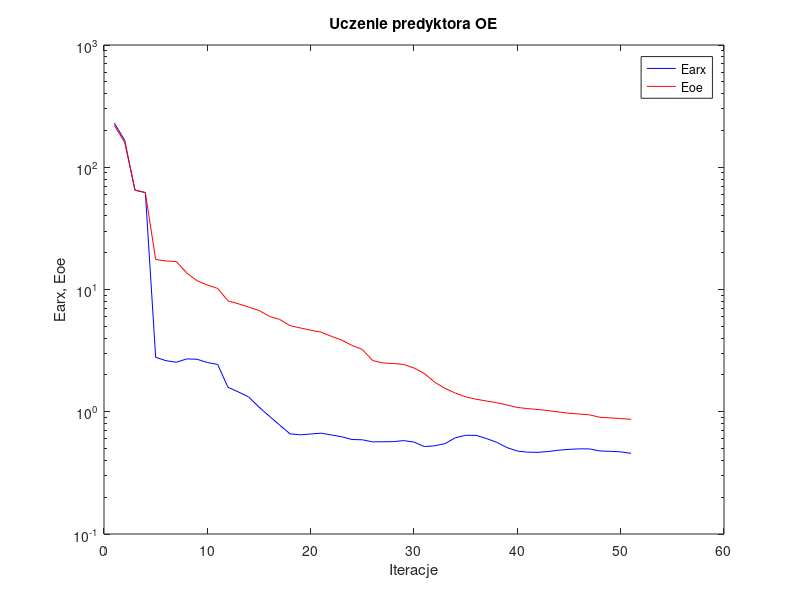
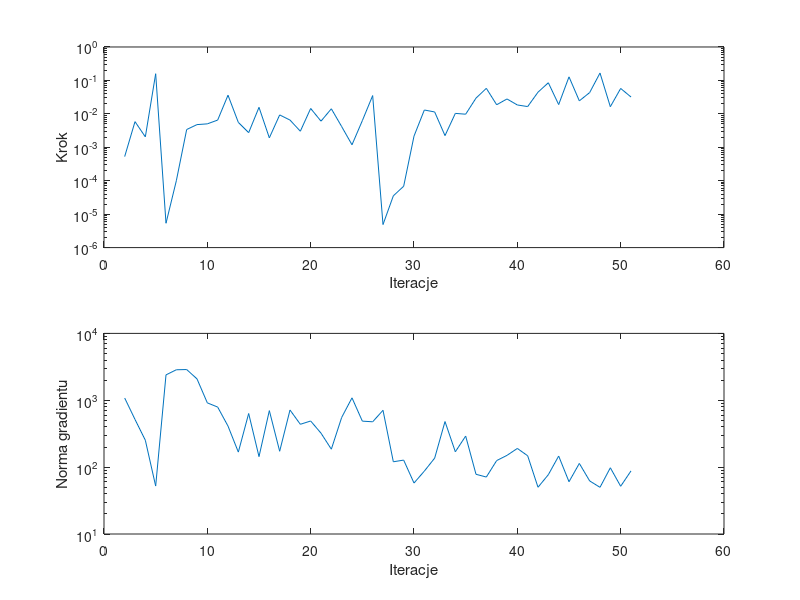

Recreate these plots in MATLAB, in order.
%uczenie predyktora oe
clear all;
n=0; farx(n+1)=2.294828e+002; foe(n+1)=2.198157e+002; wspucz(n+1)=0.000000e+000; ng(n+1)=0.000000e+000;
%odnowa zmiennej metryki
n=1; farx(n+1)=1.664312e+002; foe(n+1)=1.598964e+002; krok(n+1)=5.266656e-004; ng(n+1)=1.082055e+003;
n=2; farx(n+1)=6.490744e+001; foe(n+1)=6.508682e+001; krok(n+1)=5.849663e-003; ng(n+1)=5.166760e+002;
n=3; farx(n+1)=6.219676e+001; foe(n+1)=6.190362e+001; krok(n+1)=2.050616e-003; ng(n+1)=2.525622e+002;
n=4; farx(n+1)=2.788865e+000; foe(n+1)=1.760250e+001; krok(n+1)=1.585131e-001; ng(n+1)=5.213056e+001;
n=5; farx(n+1)=2.616577e+000; foe(n+1)=1.710047e+001; krok(n+1)=5.349422e-006; ng(n+1)=2.396202e+003;
n=6; farx(n+1)=2.540721e+000; foe(n+1)=1.693902e+001; krok(n+1)=9.998579e-005; ng(n+1)=2.857768e+003;
n=7; farx(n+1)=2.705449e+000; foe(n+1)=1.365391e+001; krok(n+1)=3.400118e-003; ng(n+1)=2.880014e+003;
n=8; farx(n+1)=2.687858e+000; foe(n+1)=1.179573e+001; krok(n+1)=4.766707e-003; ng(n+1)=2.087594e+003;
n=9; farx(n+1)=2.526655e+000; foe(n+1)=1.088391e+001; krok(n+1)=5.022246e-003; ng(n+1)=9.140386e+002;
n=10; farx(n+1)=2.438175e+000; foe(n+1)=1.020284e+001; krok(n+1)=6.511197e-003; ng(n+1)=7.913930e+002;
n=11; farx(n+1)=1.584611e+000; foe(n+1)=8.075851e+000; krok(n+1)=3.612031e-002; ng(n+1)=4.110988e+002;
n=12; farx(n+1)=1.453059e+000; foe(n+1)=7.641079e+000; krok(n+1)=5.548179e-003; ng(n+1)=1.678217e+002;
n=13; farx(n+1)=1.320760e+000; foe(n+1)=7.182220e+000; krok(n+1)=2.742688e-003; ng(n+1)=6.337632e+002;
n=14; farx(n+1)=1.092060e+000; foe(n+1)=6.735443e+000; krok(n+1)=1.567500e-002; ng(n+1)=1.435999e+002;
n=15; farx(n+1)=9.202176e-001; foe(n+1)=6.036510e+000; krok(n+1)=1.915237e-003; ng(n+1)=6.997869e+002;
n=16; farx(n+1)=7.781370e-001; foe(n+1)=5.687985e+000; krok(n+1)=9.289554e-003; ng(n+1)=1.727039e+002;
n=17; farx(n+1)=6.598908e-001; foe(n+1)=5.061716e+000; krok(n+1)=6.516379e-003; ng(n+1)=7.147288e+002;
n=18; farx(n+1)=6.478198e-001; foe(n+1)=4.847843e+000; krok(n+1)=3.023969e-003; ng(n+1)=4.371234e+002;
n=19; farx(n+1)=6.577830e-001; foe(n+1)=4.644382e+000; krok(n+1)=1.450364e-002; ng(n+1)=4.896340e+002;
n=20; farx(n+1)=6.679228e-001; foe(n+1)=4.480141e+000; krok(n+1)=6.047937e-003; ng(n+1)=3.220718e+002;
n=21; farx(n+1)=6.461986e-001; foe(n+1)=4.141453e+000; krok(n+1)=1.417782e-002; ng(n+1)=1.854918e+002;
n=22; farx(n+1)=6.246295e-001; foe(n+1)=3.858890e+000; krok(n+1)=4.162174e-003; ng(n+1)=5.531956e+002;
n=23; farx(n+1)=5.927333e-001; foe(n+1)=3.487627e+000; krok(n+1)=1.189159e-003; ng(n+1)=1.087103e+003;
n=24; farx(n+1)=5.898853e-001; foe(n+1)=3.232003e+000; krok(n+1)=6.254878e-003; ng(n+1)=4.873814e+002;
n=25; farx(n+1)=5.673496e-001; foe(n+1)=2.621126e+000; krok(n+1)=3.522595e-002; ng(n+1)=4.764477e+002;
%odnowa zmiennej metryki
n=26; farx(n+1)=5.679454e-001; foe(n+1)=2.505469e+000; krok(n+1)=4.883258e-006; ng(n+1)=7.077351e+002;
n=27; farx(n+1)=5.698725e-001; foe(n+1)=2.483023e+000; krok(n+1)=3.533295e-005; ng(n+1)=1.202508e+002;
n=28; farx(n+1)=5.805173e-001; foe(n+1)=2.435497e+000; krok(n+1)=6.836820e-005; ng(n+1)=1.273937e+002;
n=29; farx(n+1)=5.652624e-001; foe(n+1)=2.278571e+000; krok(n+1)=2.156451e-003; ng(n+1)=5.785277e+001;
n=30; farx(n+1)=5.186242e-001; foe(n+1)=2.056714e+000; krok(n+1)=1.303276e-002; ng(n+1)=8.716321e+001;
n=31; farx(n+1)=5.266167e-001; foe(n+1)=1.745973e+000; krok(n+1)=1.139839e-002; ng(n+1)=1.364311e+002;
n=32; farx(n+1)=5.486002e-001; foe(n+1)=1.553035e+000; krok(n+1)=2.232051e-003; ng(n+1)=4.804321e+002;
n=33; farx(n+1)=6.125719e-001; foe(n+1)=1.422301e+000; krok(n+1)=1.032555e-002; ng(n+1)=1.696658e+002;
n=34; farx(n+1)=6.419599e-001; foe(n+1)=1.323295e+000; krok(n+1)=9.759296e-003; ng(n+1)=2.913915e+002;
n=35; farx(n+1)=6.409596e-001; foe(n+1)=1.266991e+000; krok(n+1)=2.954351e-002; ng(n+1)=7.815255e+001;
n=36; farx(n+1)=6.043361e-001; foe(n+1)=1.224775e+000; krok(n+1)=5.793922e-002; ng(n+1)=7.108322e+001;
n=37; farx(n+1)=5.626205e-001; foe(n+1)=1.186689e+000; krok(n+1)=1.871779e-002; ng(n+1)=1.253647e+002;
n=38; farx(n+1)=5.090759e-001; foe(n+1)=1.135920e+000; krok(n+1)=2.788178e-002; ng(n+1)=1.499648e+002;
n=39; farx(n+1)=4.773067e-001; foe(n+1)=1.084428e+000; krok(n+1)=1.843937e-002; ng(n+1)=1.903338e+002;
n=40; farx(n+1)=4.669711e-001; foe(n+1)=1.060753e+000; krok(n+1)=1.650507e-002; ng(n+1)=1.478888e+002;
n=41; farx(n+1)=4.655561e-001; foe(n+1)=1.043426e+000; krok(n+1)=4.446078e-002; ng(n+1)=4.999856e+001;
n=42; farx(n+1)=4.730359e-001; foe(n+1)=1.021072e+000; krok(n+1)=8.512166e-002; ng(n+1)=7.708037e+001;
n=43; farx(n+1)=4.845844e-001; foe(n+1)=9.953973e-001; krok(n+1)=1.893212e-002; ng(n+1)=1.465011e+002;
n=44; farx(n+1)=4.926230e-001; foe(n+1)=9.729901e-001; krok(n+1)=1.278558e-001; ng(n+1)=6.049458e+001;
n=45; farx(n+1)=4.972291e-001; foe(n+1)=9.579476e-001; krok(n+1)=2.447519e-002; ng(n+1)=1.135904e+002;
n=46; farx(n+1)=4.965954e-001; foe(n+1)=9.425063e-001; krok(n+1)=4.331299e-002; ng(n+1)=6.219286e+001;
n=47; farx(n+1)=4.778594e-001; foe(n+1)=9.010115e-001; krok(n+1)=1.663330e-001; ng(n+1)=4.988470e+001;
n=48; farx(n+1)=4.746882e-001; foe(n+1)=8.909872e-001; krok(n+1)=1.634950e-002; ng(n+1)=9.780870e+001;
n=49; farx(n+1)=4.699066e-001; foe(n+1)=8.794536e-001; krok(n+1)=5.753341e-002; ng(n+1)=5.174118e+001;
n=50; farx(n+1)=4.569282e-001; foe(n+1)=8.673129e-001; krok(n+1)=3.192003e-002; ng(n+1)=8.777447e+001;

figure; semilogy(farx,'b'); hold on; semilogy(foe,'r'); xlabel('Iteracje'); ylabel('Earx, Eoe'); legend('Earx','Eoe'); title('Uczenie predyktora OE');
figure; subplot(2,1,1); semilogy(krok); xlabel('Iteracje'); ylabel('Krok');
subplot(2,1,2); semilogy(ng); xlabel('Iteracje'); ylabel('Norma gradientu');
Earx=farx(n+1)
Eoe=foe(n+1)
